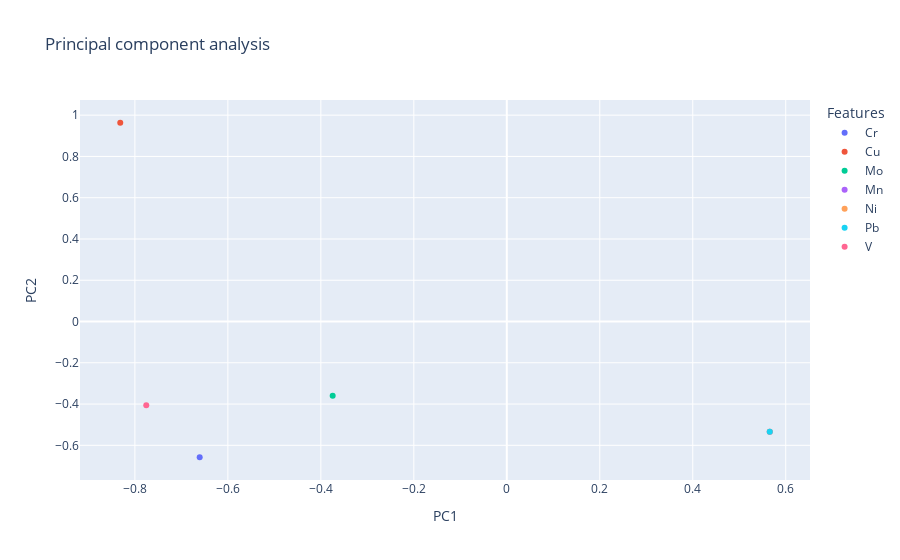

The code cell stored with this chart in its notebook:
### Code cell
fig = px.scatter(x, x=x[int(xaxe.value)-1],y=x[int(yaxe.value)-1], color=columns, labels={
                     "x": "PC"+str(int(xaxe.value)),
                     "y": "PC"+str(int(yaxe.value)),
                     "color": "Features"
                 },
                title="Principal component analysis")
fig.show()

### Figure 1 — Plotly figure (JSON) as saved in the notebook; plotly's stock layout.template omitted (floating-point values rounded to 4 significant figures)
{"data": [{"hovertemplate": "Features=Cr<br>PC1=%{x}<br>PC2=%{y}<extra></extra>", "legendgroup": "Cr", "marker": {"color": "#636efa", "symbol": "circle"}, "mode": "markers", "name": "Cr", "orientation": "v", "showlegend": true, "type": "scatter", "x": [-0.6606], "xaxis": "x", "y": [-0.6578], "yaxis": "y"}, {"hovertemplate": "Features=Cu<br>PC1=%{x}<br>PC2=%{y}<extra></extra>", "legendgroup": "Cu", "marker": {"color": "#EF553B", "symbol": "circle"}, "mode": "markers", "name": "Cu", "orientation": "v", "showlegend": true, "type": "scatter", "x": [-0.8315], "xaxis": "x", "y": [0.9633], "yaxis": "y"}, {"hovertemplate": "Features=Mo<br>PC1=%{x}<br>PC2=%{y}<extra></extra>", "legendgroup": "Mo", "marker": {"color": "#00cc96", "symbol": "circle"}, "mode": "markers", "name": "Mo", "orientation": "v", "showlegend": true, "type": "scatter", "x": [-0.3746], "xaxis": "x", "y": [-0.3596], "yaxis": "y"}, {"hovertemplate": "Features=Mn<br>PC1=%{x}<br>PC2=%{y}<extra></extra>", "legendgroup": "Mn", "marker": {"color": "#ab63fa", "symbol": "circle"}, "mode": "markers", "name": "Mn", "orientation": "v", "showlegend": true, "type": "scatter", "x": [0.5656], "xaxis": "x", "y": [-0.5339], "yaxis": "y"}, {"hovertemplate": "Features=Ni<br>PC1=%{x}<br>PC2=%{y}<extra></extra>", "legendgroup": "Ni", "marker": {"color": "#FFA15A", "symbol": "circle"}, "mode": "markers", "name": "Ni", "orientation": "v", "showlegend": true, "type": "scatter", "x": [0.5656], "xaxis": "x", "y": [-0.5339], "yaxis": "y"}, {"hovertemplate": "Features=Pb<br>PC1=%{x}<br>PC2=%{y}<extra></extra>", "legendgroup": "Pb", "marker": {"color": "#19d3f3", "symbol": "circle"}, "mode": "markers", "name": "Pb", "orientation": "v", "showlegend": true, "type": "scatter", "x": [0.5656], "xaxis": "x", "y": [-0.5339], "yaxis": "y"}, {"hovertemplate": "Features=V<br>PC1=%{x}<br>PC2=%{y}<extra></extra>", "legendgroup": "V", "marker": {"color": "#FF6692", "symbol": "circle"}, "mode": "markers", "name": "V", "orientation": "v", "showlegend": true, "type": "scatter", "x": [-0.7756], "xaxis": "x", "y": [-0.4055], "yaxis": "y"}], "layout": {"autosize": true, "legend": {"title": {"text": "Features"}, "tracegroupgap": 0}, "title": {"text": "Principal component analysis"}, "xaxis": {"anchor": "y", "autorange": true, "domain": [0, 1], "range": [-0.9202, 0.6543], "title": {"text": "PC1"}, "type": "linear"}, "yaxis": {"anchor": "x", "autorange": true, "domain": [0, 1], "range": [-0.7766, 1.082], "title": {"text": "PC2"}, "type": "linear"}}}
